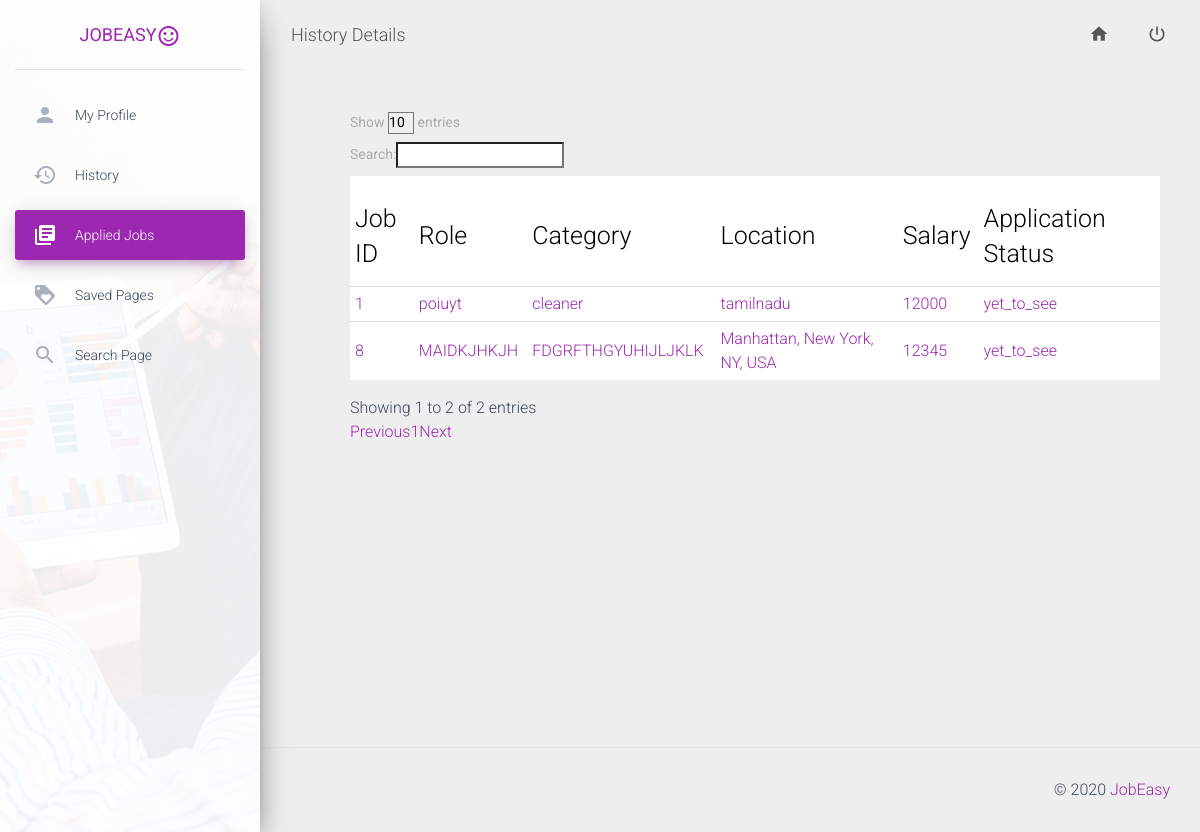
Page /employee_applied_jobs/ (signed in) on the committed database.
### job_easy/models.py (models this page shows)
class application(models.Model):
    user = models.ForeignKey(User, on_delete=models.CASCADE, related_name='aplication_user')
    job = models.ForeignKey(job, on_delete=models.CASCADE, related_name='job_application')
    time_stamp = models.DateTimeField(auto_now_add=True, blank=True)
    resume_bool=models.BooleanField(default=False)
    resume_file_new=models.FileField()
    details_and_instructions=models.TextField(blank=True)
    application_status=models.CharField(max_length=50)

class job(models.Model):
    user = models.ForeignKey(User, on_delete=models.CASCADE, related_name='job_user')
    post_date = models.DateTimeField(auto_now_add=True, blank=True)
    last_date = models.DateTimeField(blank=True)
    job_title = models.TextField(null=True)
    job_type = models.CharField(max_length=150)
    job_details_requirements = models.TextField(blank=True)
    job_address = models.TextField(null=True)
    job_salary = models.CharField(max_length=50,blank=True)
    job_other_details = models.TextField(blank=True)
    job_terms_and_conditions = models.TextField(blank=True)

### employee_app/views.py (the view)
# urls.py: path('employee_applied_jobs/', View_applied_jobs, name='View_applied_jobs'),
def View_applied_jobs(request):
    data = application.objects.filter(user=request.user)
    return render(request, 'seeker_applied.html', {'data': data})

### job_easy/templates/seeker_applied.html (shortened to what this page needs)
{% load static %}
<!DOCTYPE html>
<html lang="en">
<head>
  <link rel="stylesheet" href="https://maxcdn.bootstrapcdn.com/font-awesome/latest/css/font-awesome.min.css">
  <link href="{% static 'css/material-dashboard.css' %}" rel="stylesheet" />
</head>
<body class="">
  <div class="wrapper ">
    <div class="sidebar" data-color="purple" data-background-color="white" data-image="../static/assets/img/dashboard_employer_imgs/sidebar.jpg">
      <div class="logo">
        <a href="" class="simple-text logo-normal text-primary">
          JobEasy<i class="material-icons ">sentiment_satisfied_alt</i>
        </a>
      </div>
      <div class="sidebar-wrapper">
        <ul class="nav">
          <li class="nav-item  ">
            <a class="nav-link" href="http://127.0.0.1:8000/employee_profile/">
              <i class="material-icons">person</i>
              <p>My Profile</p>
            </a>
          </li>
          <li class="nav-item ">
            <a class="nav-link" href="http://127.0.0.1:8000/employee_history_jobs/">
              <i class="material-icons">history</i>
              <p>History</p>
            </a>
          </li>
          <li class="nav-item active">
            <a class="nav-link" href="http://127.0.0.1:8000/employee/job_applied/">
              <i class="material-icons">library_books</i>
              <p>Applied Jobs</p>
            </a>
          </li>
          <li class="nav-item ">
            <a class="nav-link" href="http://127.0.0.1:8000/saved_jobs/">
              <i class="material-icons">loyalty</i>
              <p>Saved pages</p>
            </a>
          </li>
          <li class="nav-item ">
            <a class="nav-link" href="http://127.0.0.1:8000/search/">
              <i class="material-icons">search</i>
              <p>Search Page</p>
            </a>
          </li>
        </ul>
      </div>
    </div>
    <div class="main-panel">
      <nav class="navbar navbar-expand-lg navbar-transparent navbar-absolute fixed-top ">
        <div class="container-fluid">
          <div class="navbar-wrapper">
            <a class="navbar-brand" href="#pablo">History Details</a>
          </div>
          <div class="collapse navbar-collapse justify-content-end">
            <ul class="navbar-nav">
              <li class="nav-item">
                <a class="nav-link" href="http://127.0.0.1:8000/search/">
                  <i class="material-icons">home</i>
                </a>
              </li>
              <li class="nav-item dropdown">
                <a class="nav-link" href="http://127.0.0.1:8000/home/logout/">
                  <i class="material-icons">power_settings_new</i>
                </a>
              </li>
            </ul>
          </div>
        </div>
      </nav>
      <div class="content">
        <div class="container-fluid">
          <div  style="margin-left: 50px;padding: 10px">
              <table id="dt-basic-checkbox" class="table" cellspacing="0" width="100%">
  <thead style="font-size: 20px">
    <tr style="width: 100%;margin: 100px;font-size: 20px">
        <th class="th-sm"><h3>Job ID</h3>
      </th>
      <th class="th-sm"><h3>Role</h3>
      </th>
        <th class="th-sm"><h3>Category</h3>
      </th>
      <th class="th-sm"><h3>Location</h3>
      </th>
      <th class="th-sm"><h3>Salary</h3>
      </th>
      <th class="th-sm"><h3>Application Status</h3>
      </th>
    </tr>
  </thead>
  <tbody>
  {% for d in data %}
    <tr>
      <td><a href="http://127.0.0.1:8000/view_job/?job_ID={{ d.job.id }}">{{ d.job.id }}</a></td>
        <td><a href="http://127.0.0.1:8000/view_job/?job_ID={{ d.job.id }}">{{ d.job.job_title }}</a></td>
      <td><a href="http://127.0.0.1:8000/view_job/?job_ID={{ d.job.id }}">{{ d.job.job_type }}</a></td>
      <td><a href="http://127.0.0.1:8000/view_job/?job_ID={{ d.job.id }}">{{ d.job.job_address }}</a></td>
      <td><a href="http://127.0.0.1:8000/view_job/?job_ID={{ d.job.id }}">{{ d.job.job_salary }}</a></td>
      <td><a href="http://127.0.0.1:8000/view_job/?job_ID={{ d.job.id }}">{{ d.application_status }}</a></td>
    </tr>
  {% endfor %}
  </tbody>
</table>
          </div>
        </div>
      </div>
      <footer class="footer">
        <div class="container-fluid">
          <div class="copyright float-right">
            &copy;
            <a href="https://www.creative-tim.com" target="_blank">JobEasy</a>
          </div>
        </div>
      </footer>
    </div>
  </div>
</body>
</html>

### job_easy/templates/seeker_applied.html (style rules this page uses)
.table tr { background-color: white; color: black; }

### rows in the picture
application: job.id "1", job.job_title "poiuyt", job.job_type "cleaner", job.job_address "tamilnadu", job.job_salary "12000", application_status "yet_to_see"
application: job.id "8", job.job_title "MAIDKJHKJH", job.job_type "FDGRFTHGYUHIJLJKLK", job.job_address "Manhattan, New York, NY, USA", job.job_salary "12345", application_status "yet_to_see"
